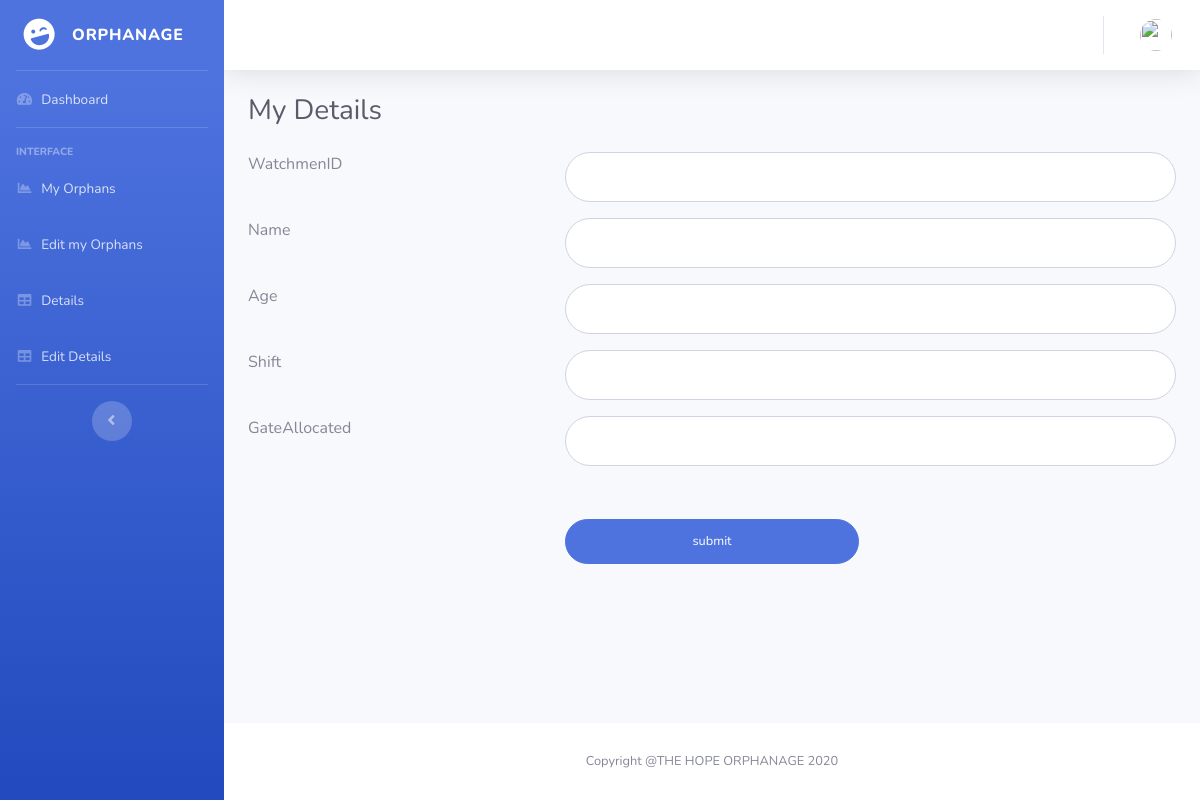
The app's page /Orphanage-Record-Management-System-Project/erms/watchmen/watchmenedu.php (signed in), older data.
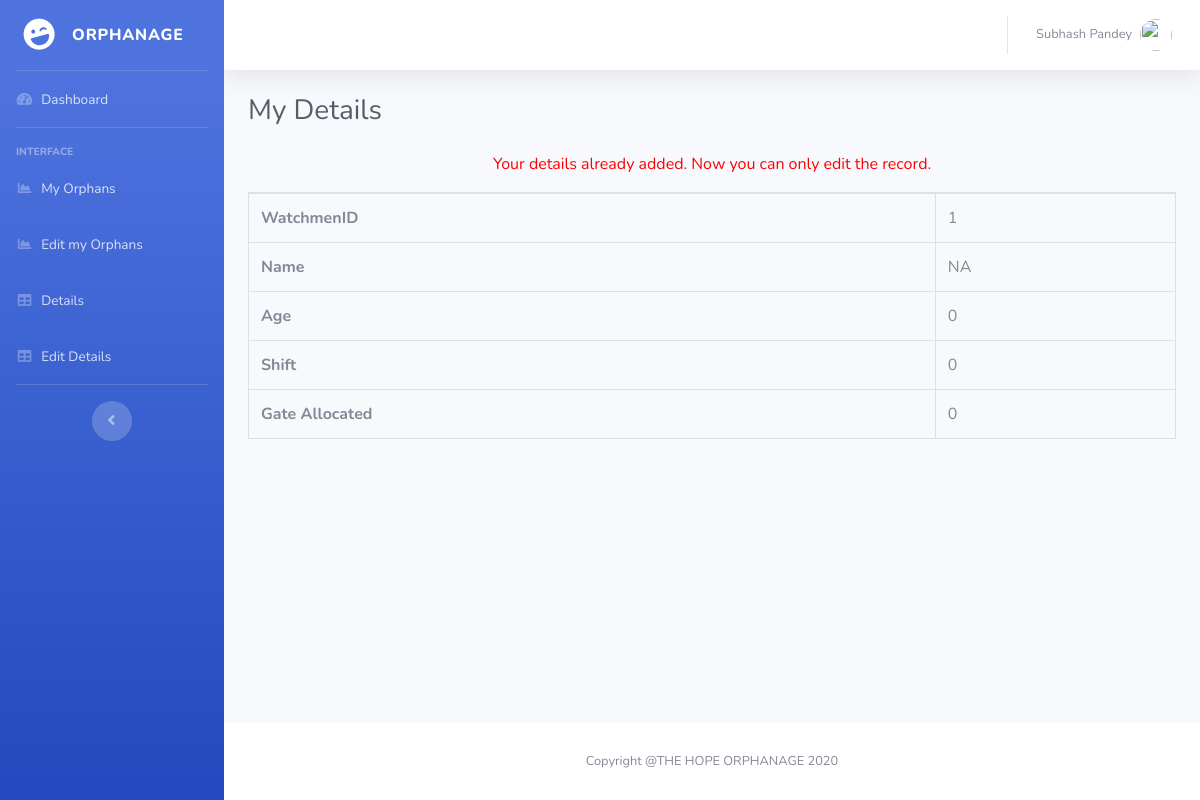
The same page, newer data.
### tables this page shows
CREATE TABLE `watchmen` (
  `ID` int(11) NOT NULL,
  `EmpFname` varchar(50) DEFAULT NULL,
  `EmpLName` varchar(50) NOT NULL,
  `EmpCode` varchar(50) DEFAULT NULL,
  `EmpDept` varchar(120) DEFAULT NULL,
  `EmpDesignation` varchar(120) DEFAULT NULL,
  `EmpContactNo` bigint(10) DEFAULT NULL,
  `EmpGender` enum('Male','Female') DEFAULT NULL,
  `EmpEmail` varchar(200) DEFAULT NULL,
  `EmpPassword` varchar(100) DEFAULT NULL,
  `EmpJoingdate` date DEFAULT NULL,
  `PostingDate` timestamp NOT NULL DEFAULT CURRENT_TIMESTAMP
);

CREATE TABLE `watchmenedu` (
  `Id` int(11) NOT NULL,
  `watchmenid` int(10) DEFAULT NULL,
  `name` varchar(45) DEFAULT NULL,
  `age` int(45) DEFAULT NULL,
  `shift` int(45) DEFAULT NULL,
  `gateallocated` int(50) DEFAULT NULL
);

### Orphanage-Record-Management-System-Project/erms/watchmen/watchmenedu.php (the view, shortened to what this page needs)
<?php
include('../includes/dbconnection.php');
if (strlen($_SESSION['uid']==0)) {
  header('location:../logout.php');
  } else{
  ?>
<!DOCTYPE html>
<html lang="en">
<head>
  <link href="../vendor/fontawesome-free/css/all.min.css" rel="stylesheet" type="text/css">
<link href="../vendor/datatables/dataTables.bootstrap4.min.css" rel="stylesheet">
  <link href="../css/sb-admin-2.min.css" rel="stylesheet">
</head>
<body id="page-top">
  <div id="wrapper">
  <?php include_once('../includes/watchmensidebar.php')?>
    <div id="content-wrapper" class="d-flex flex-column">
      <div id="content">
         <?php include_once('../includes/watchmenheader.php')?>
        <div class="container-fluid">
          <h1 class="h3 mb-4 text-gray-800">My Details</h1>
<?php
$empid=$_SESSION['uid'];
$query=mysqli_query($con,"select * from watchmenedu where watchmenid=$empid");
$row=mysqli_fetch_array($query);
if($row>0)
{
?>
<p style="font-size:16px; color:red" align="center">Your details already added. Now you can only edit the record. </p>
<table class="table table-bordered" id="dataTable" width="100%" cellspacing="0">
<tr>
  <th>WatchmenID</th>
  <td><?php echo $row['watchmenid'];?></td>
</tr>
<tr>
  <th>Name</th>
  <td><?php echo $row['name'];?></td>
</tr>
<tr>
  <th>Age</th>
  <td><?php echo $row['age'];?></td>
</tr>
<tr>
  <th>Shift</th>
  <td><?php echo $row['shift'];?></td>
</tr>
<tr>
  <th>Gate Allocated</th>
  <td><?php echo $row['gateallocated'];?></td>
</tr>
</table>
<?php } else {?>
<form class="user" method="post" action="">
               <div class="row">
                <div class="col-4 mb-3">WatchmenID</div>
                   <div class="col-8 mb-3">   <input type="text" class="form-control form-control-user" id="eid" name="eid" aria-describedby="emailHelp" value=""></div>
                    </div>
                    <div class="row">
                      <div class="col-4 mb-3">Name </div>
                     <div class="col-8 mb-3">  <input type="text" class="form-control form-control-user" id="coursepg" name="coursepg" aria-describedby="emailHelp" value=""></div>
                     </div>
                    <div class="row">
                    <div class="col-4 mb-3">Age</div>
                    <div class="col-8 mb-3">
                      <input type="text" class="form-control form-control-user" id="schoolclgpg" name="schoolclgpg" aria-describedby="emailHelp" value=""></div>
                    </div>
                    <div class="row">
                      <div class="col-4 mb-3">Shift</div>
                     <div class="col-8 mb-3">
                      <input type="text" class="form-control form-control-user" id="yoppg" name="yoppg" aria-describedby="emailHelp" value="">
                    </div></div>
                    <div class="row">
                <div class="col-4 mb-3">GateAllocated</div>
                   <div class="col-8 mb-3">   <input type="text" class="form-control form-control-user" id="pipg" name="pipg" aria-describedby="emailHelp" value="" required="true"></div>
                    </div>
                    <div class="row" style="margin-top:4%">
                      <div class="col-4"></div>
                      <div class="col-4">
                      <input type="submit" name="submit"  value="submit" class="btn btn-primary btn-user btn-block">
                    </div>
                    </div>
                  </form>
<?php } ?>
        </div>
      </div>
   <?php include_once('../includes/footer.php');?>
    </div>
  </div>
</body>
</html>
<?php }  ?>

### Orphanage-Record-Management-System-Project/erms/includes/watchmenheader.php (shortened to what this page needs)
<nav class="navbar navbar-expand navbar-light bg-white topbar mb-4 static-top shadow">
<ul class="navbar-nav ml-auto">
  <li class="nav-item dropdown no-arrow">
    <a class="nav-link dropdown-toggle" href="#" id="userDropdown" role="button" data-toggle="dropdown" aria-haspopup="true" aria-expanded="false">
<?php
$empid=$_SESSION['uid'];
$ret=mysqli_query($con,"select EmpFname,EmpLname from watchmen where ID='$empid'");
$row=mysqli_fetch_array($ret);
$fname=$row['EmpFname'];
$lname=$row['EmpLname'];
?>
      <span class="mr-2 d-none d-lg-inline text-gray-600 small"><?php echo $fname." ".$lname; ?></span>
      <img class="img-profile rounded-circle" src="https://source.unsplash.com/QAB-WJcbgJk/60x60">
    </a>
  </li>
</ul>
</nav>

Row changes from the older to the newer data that the page shows:
added watchmen: EmpFname "Subhash", EmpLName "Pandey"
added watchmenedu: watchmenid "1", name "NA", age "0", shift "0", gateallocated "0"
Text that changed along with them:
form field submit: "submit" → (not shown)
text no longer shown: "GateAllocated"
text now shown: "Your details already added. Now you can only edit the record. Gate Allocated"
